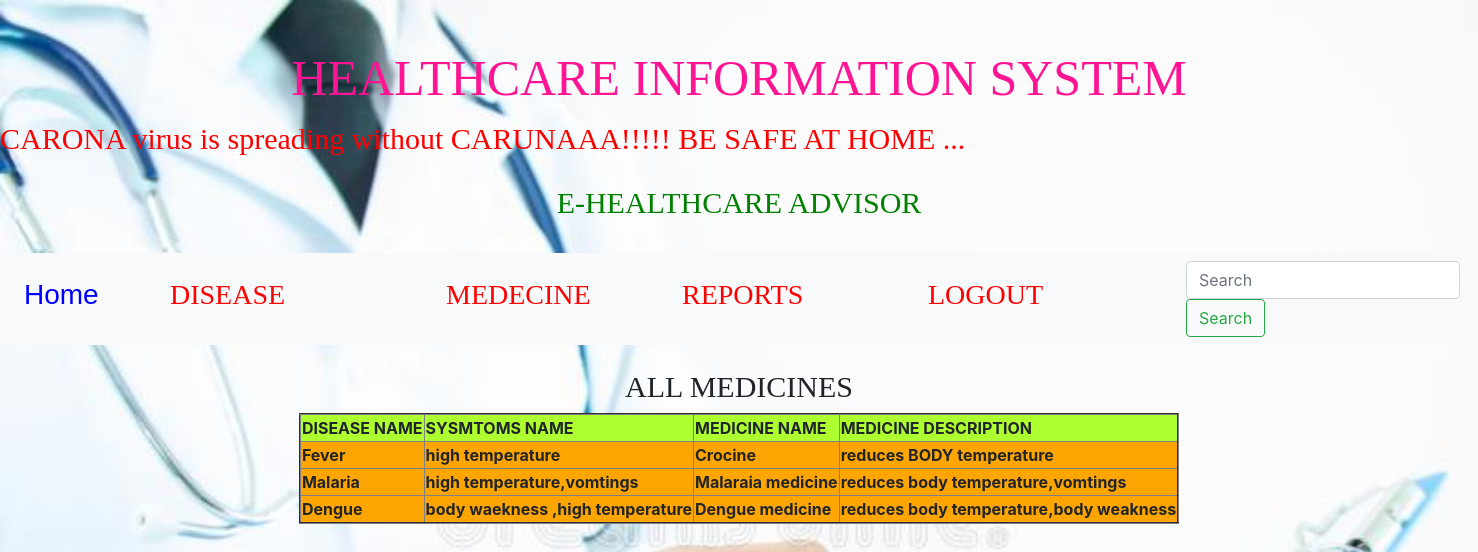
The app's page /reports_adm/ with its own data.
### app/models.py (models this page shows)
class medicalmodels(models.Model):
    des_name=models.CharField(max_length=20)
    sysm=models.CharField(max_length=50)
    med_name=models.CharField(max_length=20)
    med_desp=models.CharField(max_length=100)

### app/views.py (the view)
# urls.py: path('reports_adm/',views.reports_adm,name='reports_adm'),
def reports_adm(request):
    md=medicalmodels.objects.all()
    return render(request,"reports_adm.html",{"data":md})

### templates/reports_adm.html (shortened to what this page needs)
<!doctype html>
{% load static%}
<html lang="en">
  <head>
    <link rel="stylesheet" href="https://stackpath.bootstrapcdn.com/bootstrap/4.3.1/css/bootstrap.min.css">
<link rel="stylesheet" href="{% static 'css/rep.css' %}">
  </head>
  <body>
  <br>
  <br>
   <h1 style="font-family: Algerian;text-align: center;font-size: 50px;color: deeppink">HEALTHCARE INFORMATION SYSTEM</h1>
  <marquee><font style="font-size: 30px;color: red;font-family: Algerian"> CARONA virus is spreading without CARUNAAA!!!!! BE SAFE AT HOME ...</font></marquee>
  <br>
  <h3 style="font-family: 'Arial Black';font-size: 30px;color: green;text-align: center">E-HEALTHCARE ADVISOR</h3>
  <br>
{% include 'adminmenu.html' %}
    <br>
  <h3 align="center" style="font-family: 'Arial Black';font-size: 30px">ALL MEDICINES</h3>
  <table align="center" border="2">
      <tr style="background-color: greenyellow">
          <th>DISEASE NAME</th>
          <th>SYSMTOMS NAME</th>
          <th>MEDICINE NAME</th>
          <th>MEDICINE DESCRIPTION</th>
      </tr>
      {% for x in data %}
          <tr style="background-color: orange">
          <th>{{ x.des_name }}</th>
          <th>{{ x.sysm }}</th>
          <th>{{ x.med_name }}</th>
          <th>{{ x.med_desp }}</th>
          </tr>
      {% endfor %}
  </table>
  </body>
</html>

### app/static/css/rep.css (style rules this page uses)
body { background-image: url("../images/rep1.jpg"); background-size: 100%; }

### records on screen
medicalmodels: des_name "Fever", sysm "high temperature", med_name "Crocine", med_desp "reduces BODY temperature"
medicalmodels: des_name "Malaria", sysm "high temperature,vomtings", med_name "Malaraia medicine", med_desp "reduces body temperature,vomtings"
medicalmodels: des_name "Dengue", sysm "body waekness ,high temperature", med_name "Dengue medicine", med_desp "reduces body temperature,body weakness"
